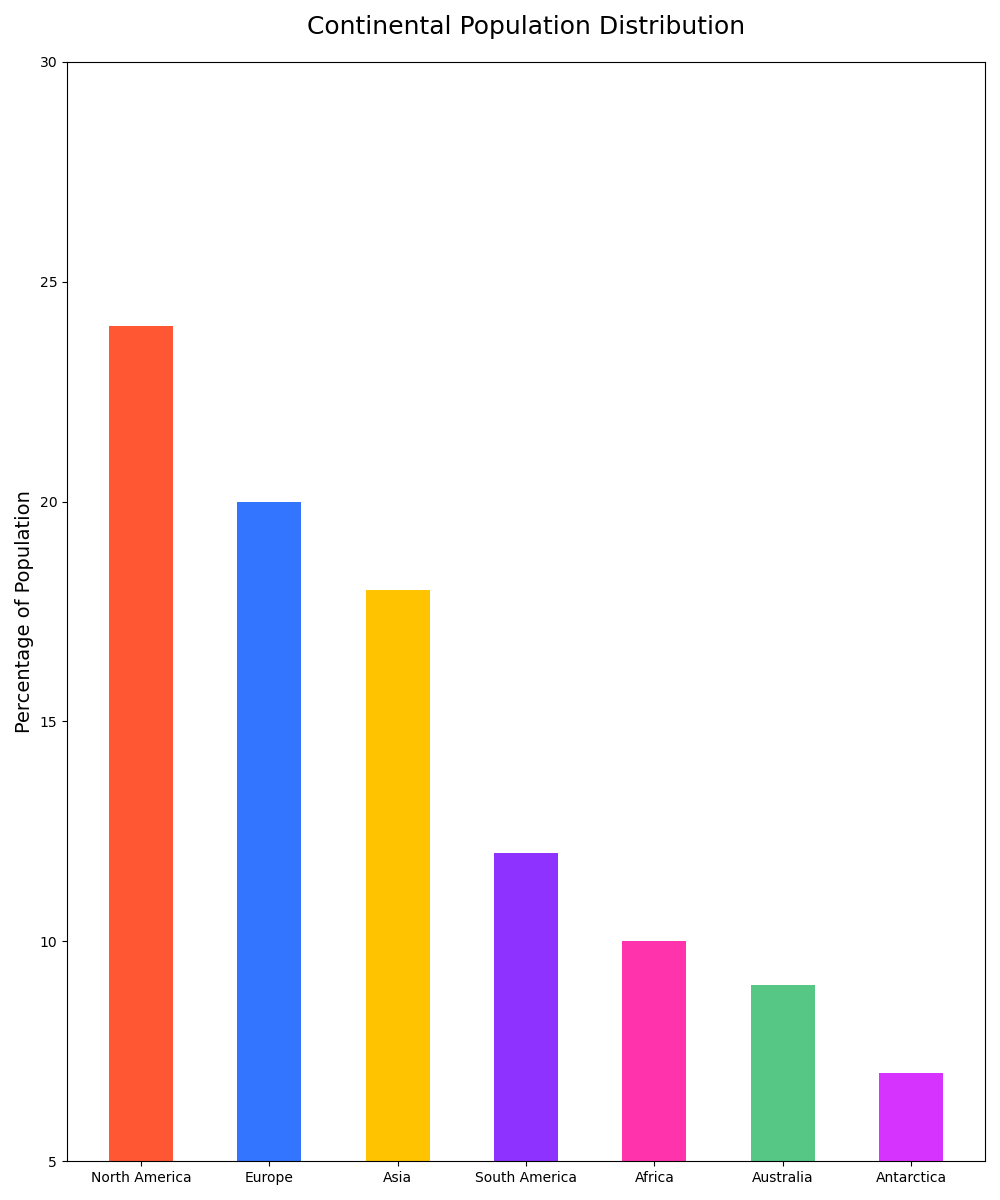

Python code for this plot:

import matplotlib.pyplot as plt

categories = ["North America", "Europe", "Asia", "South America", "Africa", "Australia", "Antarctica"]
percentages = [24.0, 20.0, 18.0, 12.0, 10.0, 9.0, 7.0]

plt.figure(figsize=(10, 12))

plt.bar(categories, percentages, color=['#FF5733', '#3375FF', '#FFC300', '#8E33FF', '#FF33AB', '#57C785', '#D733FF'], width=0.5)

plt.ylabel('Percentage of Population', fontsize=14)
plt.title('Continental Population Distribution', fontsize=18, pad=20)
plt.ylim(5, 30)

plt.tight_layout()
plt.show()
